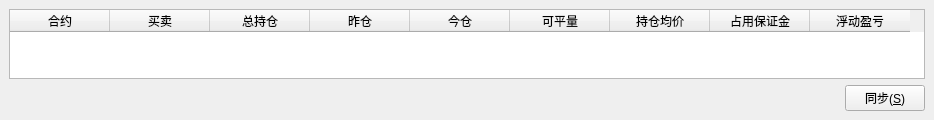
  <widget class="QDockWidget" name="positionDockWidget">
   <property name="sizePolicy">
    <sizepolicy hsizetype="Preferred" vsizetype="Preferred">
     <horstretch>0</horstretch>
     <verstretch>0</verstretch>
    </sizepolicy>
   </property>
   <property name="features">
    <set>QDockWidget::DockWidgetMovable</set>
   </property>
   <property name="allowedAreas">
    <set>Qt::BottomDockWidgetArea|Qt::LeftDockWidgetArea|Qt::RightDockWidgetArea</set>
   </property>
   <property name="windowTitle">
    <string>持仓信息</string>
   </property>
   <attribute name="dockWidgetArea">
    <number>1</number>
   </attribute>
   <widget class="QWidget" name="positionDockWidgetContents">
    <property name="sizePolicy">
     <sizepolicy hsizetype="Preferred" vsizetype="Preferred">
      <horstretch>0</horstretch>
      <verstretch>0</verstretch>
     </sizepolicy>
    </property>
    <layout class="QVBoxLayout" name="verticalLayout_2">
     <item>
      <widget class="QTableWidget" name="positionTableWidget">
       <property name="sizePolicy">
        <sizepolicy hsizetype="Preferred" vsizetype="Preferred">
         <horstretch>0</horstretch>
         <verstretch>1</verstretch>
        </sizepolicy>
       </property>
       <property name="sizeAdjustPolicy">
        <enum>QAbstractScrollArea::AdjustToContentsOnFirstShow</enum>
       </property>
       <property name="editTriggers">
        <set>QAbstractItemView::NoEditTriggers</set>
       </property>
       <property name="selectionMode">
        <enum>QAbstractItemView::SingleSelection</enum>
       </property>
       <property name="selectionBehavior">
        <enum>QAbstractItemView::SelectRows</enum>
       </property>
       <attribute name="verticalHeaderVisible">
        <bool>false</bool>
       </attribute>
       <attribute name="verticalHeaderHighlightSections">
        <bool>false</bool>
       </attribute>
       <column>
        <property name="text">
         <string>合约</string>
        </property>
       </column>
       <column>
        <property name="text">
         <string>买卖</string>
        </property>
       </column>
       <column>
        <property name="text">
         <string>总持仓</string>
        </property>
       </column>
       <column>
        <property name="text">
         <string>昨仓</string>
        </property>
       </column>
       <column>
        <property name="text">
         <string>今仓</string>
        </property>
       </column>
       <column>
        <property name="text">
         <string>可平量</string>
        </property>
       </column>
       <column>
        <property name="text">
         <string>持仓均价</string>
        </property>
       </column>
       <column>
        <property name="text">
         <string>占用保证金</string>
        </property>
       </column>
       <column>
        <property name="text">
         <string>浮动盈亏</string>
        </property>
       </column>
      </widget>
     </item>
     <item>
      <layout class="QHBoxLayout" name="horizontalLayout_3">
       <item>
        <spacer name="horizontalSpacer_2">
         <property name="orientation">
          <enum>Qt::Horizontal</enum>
         </property>
         <property name="sizeHint" stdset="0">
          <size>
           <width>40</width>
           <height>20</height>
          </size>
         </property>
        </spacer>
       </item>
       <item>
        <widget class="QPushButton" name="syncPushButton">
         <property name="text">
          <string>同步(&amp;S)</string>
         </property>
        </widget>
       </item>
      </layout>
     </item>
    </layout>
   </widget>
  </widget>
